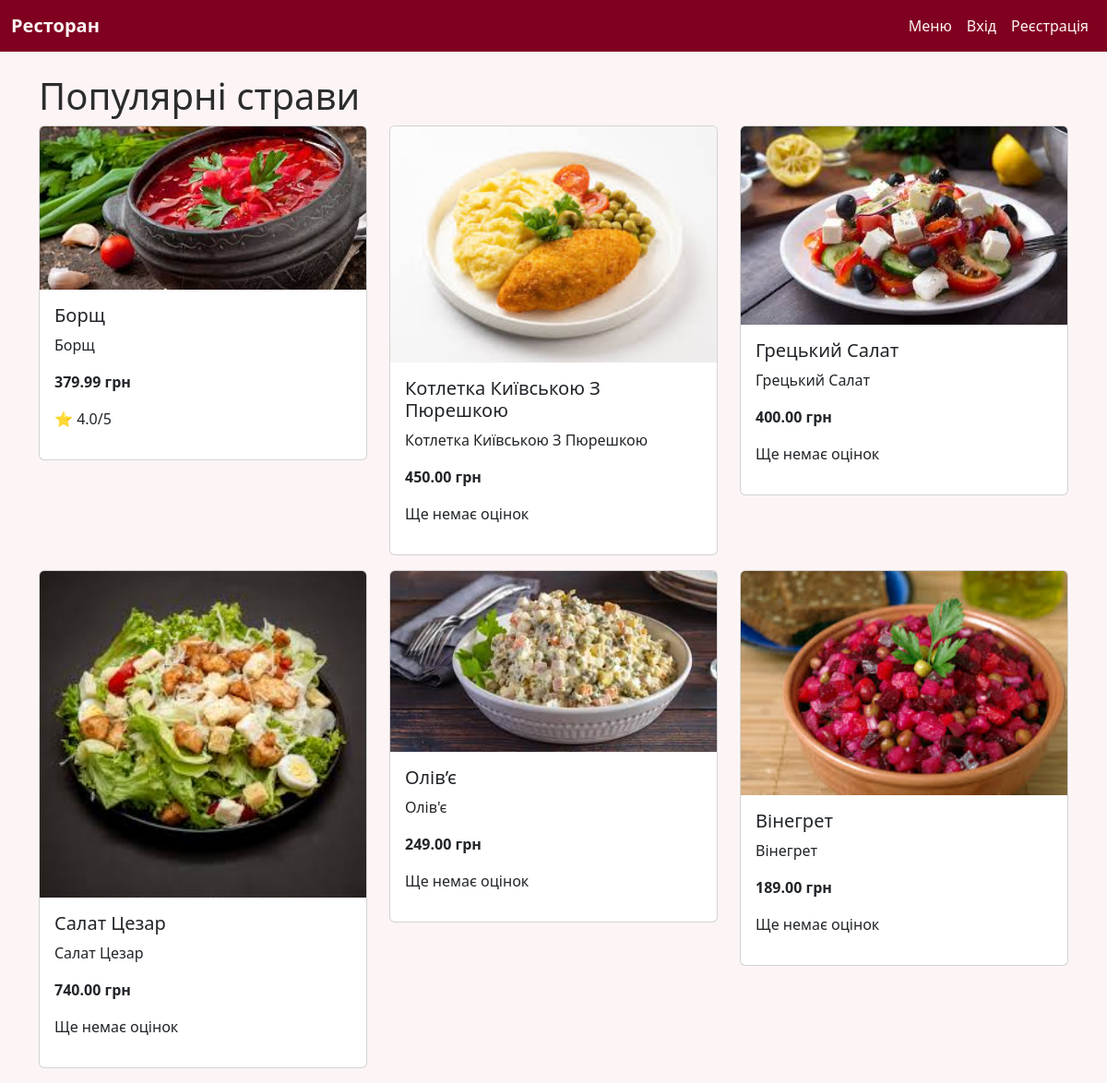
The page / on the database its author committed.
### restaurant_application/models.py (models this page shows, shortened)
class Dish(models.Model):
    name = models.CharField(max_length=200, verbose_name="Назва")
    category = models.ForeignKey(Category, on_delete=models.CASCADE, verbose_name="Категорія")
    description = models.TextField(verbose_name="Опис")
    ingredients = models.TextField(verbose_name="Інгредієнти")
    price = models.DecimalField(max_digits=6, decimal_places=2, verbose_name="Ціна")
    image = models.ImageField(upload_to='dishes/', blank=True, null=True, verbose_name="Зображення")
    available = models.BooleanField(default=True, verbose_name="Доступна")

### restaurant_application/views.py (the view)
# urls.py: path('', views.index, name='index'),
def index(request):
    dishes = (
        Dish.objects.annotate(avg_rating=Avg("reviews__rating"))
        .order_by("-avg_rating")[:6]
    )
    return render(request, "restaurant_application/index.html", {"dishes": dishes})

### templates/restaurant_application/index.html (shortened to what this page needs)
{% extends "base.html" %}
{% block content %}
<h1>Популярні страви</h1>
<div class="row">
    {% for dish in dishes %}
        <div class="col-md-4">
            <div class="card mb-3">
                {% if dish.image %}
                    <img src="{{ dish.image.url }}" class="card-img-top" alt="{{ dish.name }}">
                {% endif %}
                <div class="card-body">
                    <h5 class="card-title">{{ dish.name }}</h5>
                    <p class="card-text">{{ dish.description|truncatewords:15 }}</p>
                    <p><strong>{{ dish.price }} грн</strong></p>
                    {% if dish.avg_rating %}
                        <p>⭐ {{ dish.avg_rating|floatformat:1 }}/5</p>
                    {% else %}
                        <p>Ще немає оцінок</p>
                    {% endif %}
                </div>
            </div>
        </div>
    {% endfor %}
</div>
{% endblock %}

### templates/base.html (style rules this page uses)
body { background-color: #fdf5f5; color: #2c2c2c; }

### rows shown on the page
Dish: image (picture), name "Борщ", description "Борщ", price "379.99", avg_rating "4.0"
Dish: image (picture), name "Котлетка Київською З Пюрешкою", description "Котлетка Київською З Пюрешкою", price "450.00", shows "Ще немає оцінок"
Dish: image (picture), name "Грецький Салат", description "Грецький Салат", price "400.00", shows "Ще немає оцінок"
Dish: image (picture), name "Салат Цезар", description "Салат Цезар", price "740.00", shows "Ще немає оцінок"
Dish: image (picture), name "Олів’є", description "Олів'є", price "249.00", shows "Ще немає оцінок"
Dish: image (picture), name "Вінегрет", description "Вінегрет", price "189.00", shows "Ще немає оцінок"
